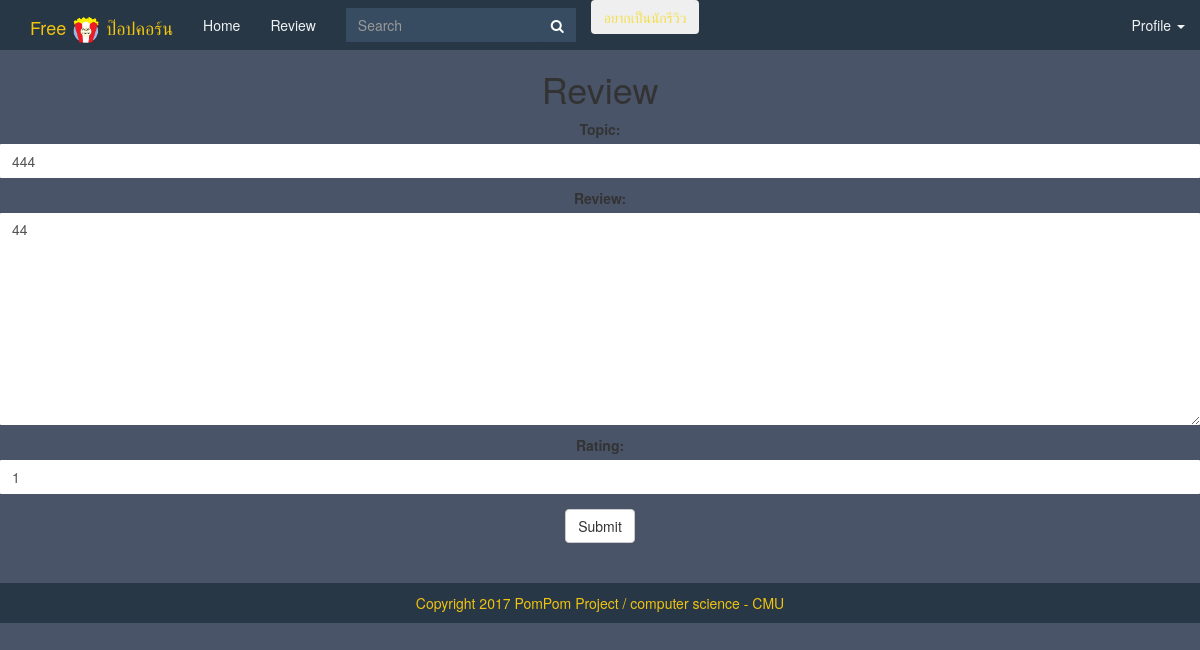
Before: /review_movie/movie/10/review/12/update/ (signed in) with the older database file.
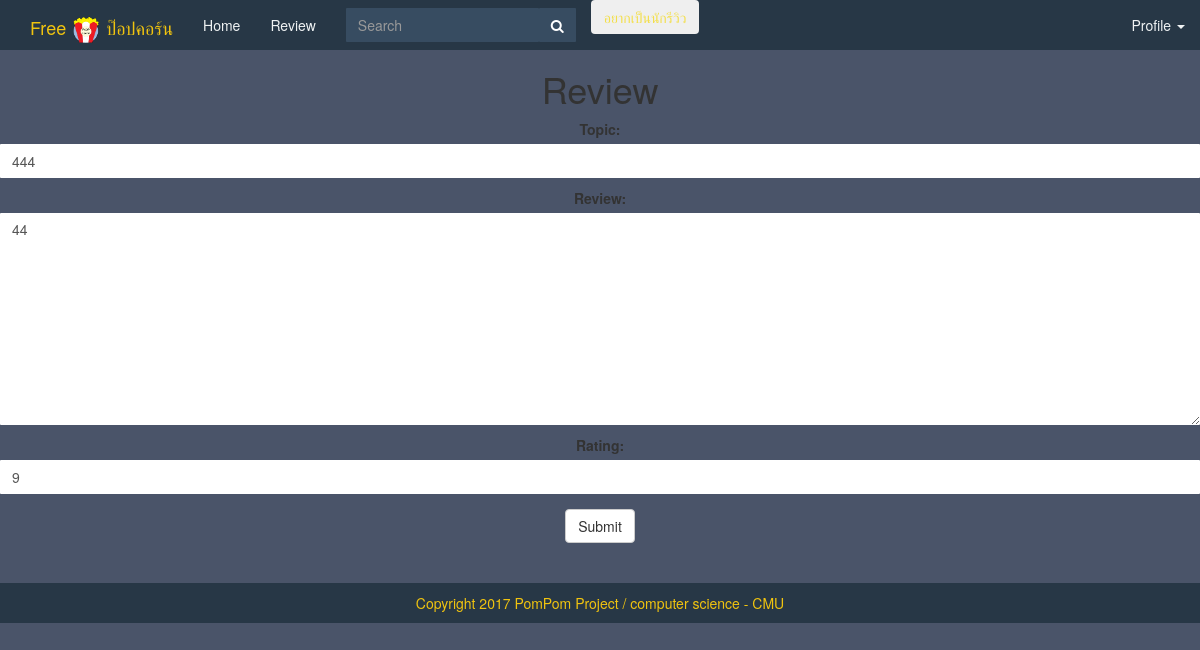
After: the same page with the newer database file.
### review_movie/models.py (models this page shows, shortened)
class Review(models.Model):
    movie = models.ForeignKey(Movie, on_delete=models.CASCADE)
    topic = models.CharField(max_length=50)
    review = models.TextField(max_length=8000)
    rating = models.IntegerField(
        validators=[MaxValueValidator(10), MinValueValidator(0)])
    reviewer = models.ForeignKey(User, null=True)
    review_date = models.DateField(auto_now_add=True)

### review_movie/views.py (the view, shortened to what this page needs)
class UpdateReview(PermissionRequiredMixin, LoginRequiredMixin, UpdateView):
    permission_required = 'review_movie.change_review'
    template_name = 'review_movie/edit_review.html'
    raise_exception = True
    model = Review
    pk_url_kwarg = 'review_pk'
    fields = ['topic', 'review', 'rating']
    def dispatch(self, *args, **kwargs):
        review = Review.objects.get(pk=self.kwargs['review_pk'])
        if self.request.user != review.reviewer:
            return HttpResponseRedirect(reverse('review_movie:review', kwargs={'pk': self.kwargs['pk'], 'review_pk': self.kwargs['review_pk']}))
        return super(UpdateReview, self).dispatch(*args, **kwargs)

### review_movie/templates/review_movie/edit_review.html (shortened to what this page needs)
{% extends 'review_movie/base.html' %}
{% load static from staticfiles %}
{% block body %}
    <center><h1>Review</h1>
    <div class="form-logre">
    <form method="post" action="">
        {% include 'review_movie/form_template.html' %}
        <button class="btn btn-default" type="submit">Submit</button>
    <form></div>
{% endblock %}

### review_movie/templates/review_movie/form_template.html (shortened to what this page needs)
{% load staticfiles %}
{% load widget_tweaks %}
<link rel="stylesheet" type="text/css" href="{% static 'review_movie/css/bootstrap.min.css' %}">
<link rel="stylesheet" type="text/css" href="{% static 'review_movie/css/bootstrap.css' %}">
<div class="form-group">
{% for field in form %}
    <div>
        <p>
        <div>{{ field.label_tag }}{{ field|add_class:"form-control" }}</div>
      </p>
    </div>
{% endfor %}
</div>

Changed rows visible on the page:
changed Review: rating "1" → "9"
